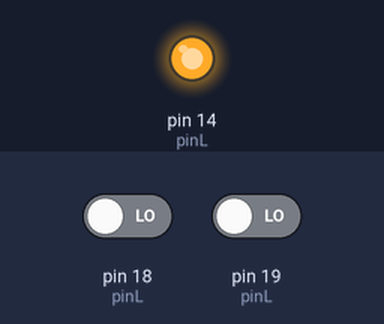
A sketch run on a simulated Arduino Uno, built with avr-gcc and run on an emulated ATmega328P. On the bench: output pins drawn as LEDs (lit = HIGH). Dashed ring = blinking. The inputs (shaded band) are chosen by the test bench; at power-on: pin 18 (pinL) LOW, pin 19 (pinL) LOW.

Above: at 1.2 s.
1.3 s: pin 18 (pinL) driven HIGH
At 4.2 s:
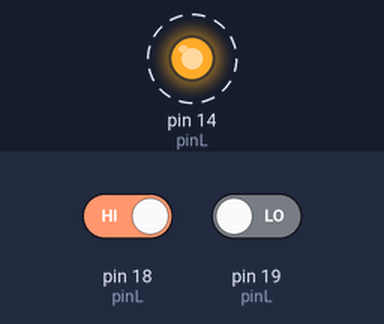
4.3 s: pin 19 (pinL) driven HIGH
At 4.9 s:
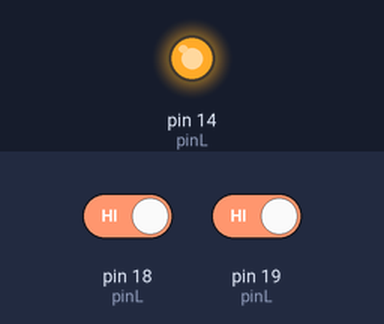
5.8 s: pin 19 (pinL) driven LOW
At 8.7 s:
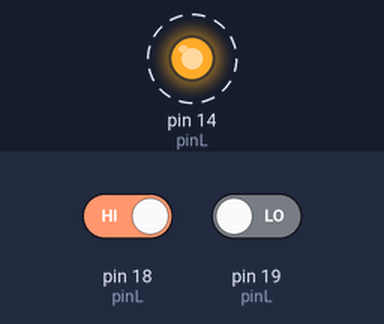
8.8 s: pin 18 (pinL) driven LOW
At 9.6 s:
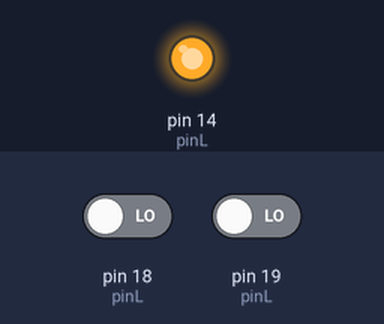
Timing chart, 0 to 11.3 s (numbered marks = the images above; inputs shaded):
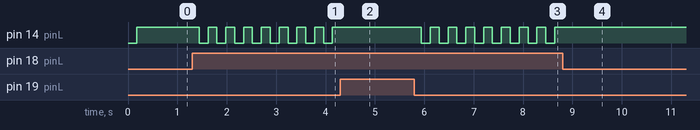

Measured:
- after the input at 1.3 s, pin 14 (pinL): alternates HIGH for 0.18 s and LOW for 0.18 s, starting after 0.14 s
- after the input at 4.3 s, pin 14 (pinL): stops changing and stays HIGH
- after the input at 5.8 s, pin 14 (pinL): alternates HIGH for 0.18 s and LOW for 0.18 s, starting after 0.14 s
- after the input at 8.8 s, pin 14 (pinL): stops changing and stays HIGH

The sketch:

Audy.ino
```cpp
#define   R      14
#define   Y      27
#define   G      26
#define   B      25
#define   IN1    18
#define   IN2    19

uint32_t ledTmr;
uint8_t state = 1;
const byte pinL[6] = {R, Y, G, B, IN1, IN2};

void setup() {
  Serial.begin(115200);
  for (int i = 0; i < 6; i++) {
    if (i < 4) pinMode(pinL[i], OUTPUT);
    else pinMode(pinL[i], INPUT);
  }
}

void loop() {

  if (millis() - ledTmr >= 180) {

    if (digitalRead(pinL[4])) {
      if (state == 2) state = 1;
      else state = 2;
    }

    if (digitalRead(pinL[5])) {
      if (state == 3) state = 4;
      else state = 3;
    }

    switch (state) {
      case 1: write(1); break;
      case 2: write(2); break;
      case 3: write(1, 3); break;
      case 4: write(2, 4); break;
    }

    ledTmr = millis();
  }

}

void write(int num) {
  for (int i = 0; i < 4; i++) {
    if (i == num - 1) digitalWrite(pinL[i], HIGH);
    else digitalWrite(pinL[i], LOW);
  }
}

void write(int num, int sec) {
  for (int i = 0; i < 4; i++) {
    if (i == num - 1 || i == sec - 1) {
      digitalWrite(pinL[i], HIGH);
    }
    else digitalWrite(pinL[i], LOW);
  }
}
```
